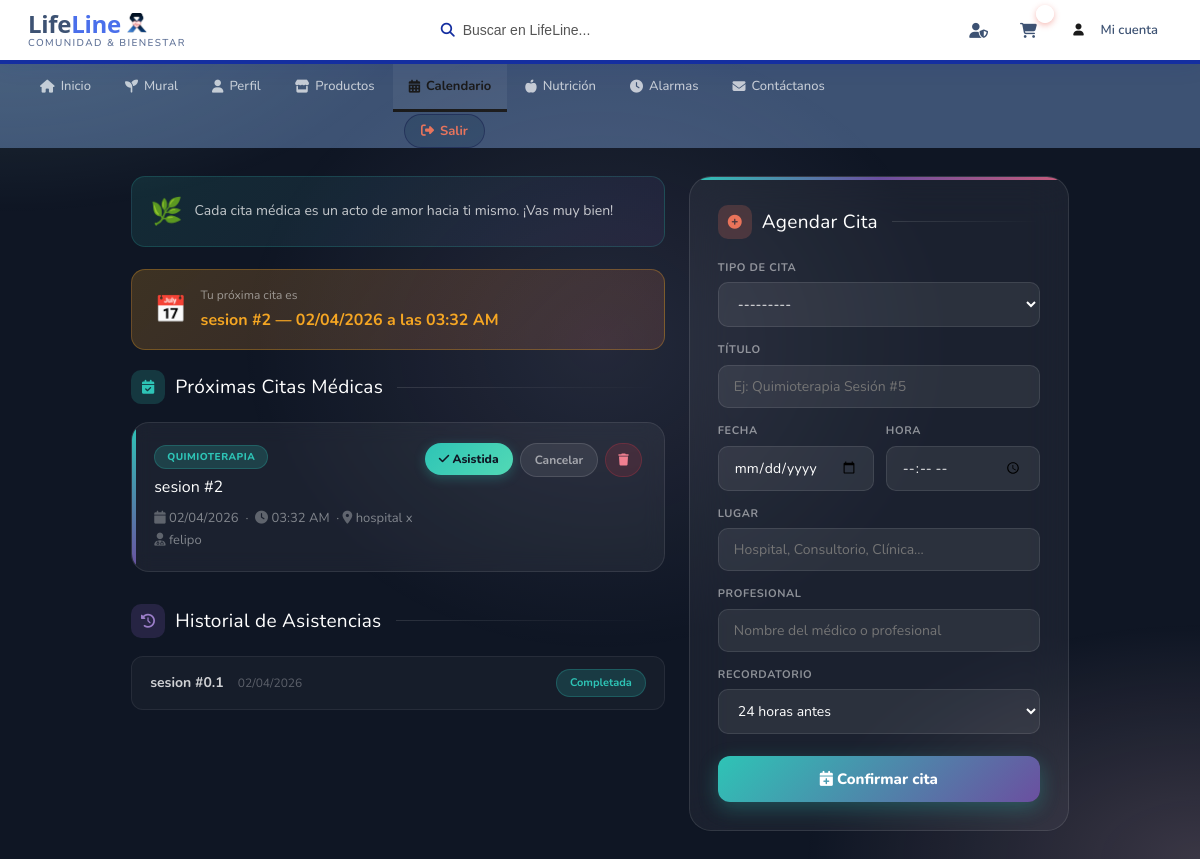
Screenshot of /calendario/ (signed in) with the database file from the repository.
### calendario/models.py (models this page shows, shortened)
class CitaMedica(models.Model):
    TIPO_CHOICES = [
        ('quimioterapia',  'Quimioterapia'),
        ('radioterapia',   'Radioterapia'),
        ('examenes',       'Exámenes de laboratorio'),
        ('nutricion',      'Nutrición'),
        ('psicologia',     'Psicología'),
        ('oncologia',      'Oncología'),
        ('otro',           'Otro'),
    ]
    ESTADO_CHOICES = [
        ('pendiente',   'Pendiente'),
        ('completada',  'Completada'),
        ('cancelada',   'Cancelada'),
    ]
    RECORDATORIO_CHOICES = [
        ('24h',    '24 horas antes'),
        ('2h',     '2 horas antes'),
        ('correo', 'Por correo'),
        ('ninguno','Sin recordatorio'),
    ]
    usuario      = models.ForeignKey(settings.AUTH_USER_MODEL, on_delete=models.CASCADE, related_name='citas')
    tipo         = models.CharField(max_length=20, choices=TIPO_CHOICES, verbose_name='Tipo de cita')
    titulo       = models.CharField(max_length=200, verbose_name='Título / descripción')
    fecha        = models.DateField(verbose_name='Fecha')
    hora         = models.TimeField(verbose_name='Hora')
    lugar        = models.CharField(max_length=200, blank=True, verbose_name='Lugar')
    profesional  = models.CharField(max_length=200, blank=True, verbose_name='Profesional')
    recordatorio = models.CharField(max_length=10, choices=RECORDATORIO_CHOICES, default='24h')
    estado       = models.CharField(max_length=15, choices=ESTADO_CHOICES, default='pendiente')
    fecha_creacion = models.DateTimeField(auto_now_add=True)
    class Meta:
        verbose_name = 'Cita Médica'
        verbose_name_plural = 'Citas Médicas'
        ordering = ['fecha', 'hora']
    def es_proxima(self):
        from datetime import timedelta
        hoy = timezone.now().date()
        return hoy <= self.fecha <= hoy + timedelta(days=7)

### calendario/views.py (the view)
# urls.py: path('',                           views.vista_calendario,      name='calendario'),
@login_required
def vista_calendario(request):
    citas_proximas = CitaMedica.objects.filter(
        usuario=request.user, estado='pendiente'
    ).order_by('fecha', 'hora')
    historial = CitaMedica.objects.filter(
        usuario=request.user, estado__in=['completada', 'cancelada']
    ).order_by('-fecha')[:10]
    if request.method == 'POST':
        formulario = FormularioCita(request.POST)
        if formulario.is_valid():
            cita = formulario.save(commit=False)
            cita.usuario = request.user
            cita.save()
            messages.success(request, f'Cita "{cita.titulo}" agendada para el {cita.fecha}.')
            return redirect('calendario')
        else:
            messages.error(request, 'Corrige los errores del formulario.')
    else:
        formulario = FormularioCita()
    return render(request, 'calendario/calendario.html', {
        'citas_proximas': citas_proximas,
        'historial': historial,
        'formulario': formulario,
    })

### carrito/context_processors.py (called while the page is built)
def carrito_count(request):
    count = 0
    if request.user.is_authenticated:
        try:
            from carrito.models import CarritoItem
            from django.db.models import Sum
            count = CarritoItem.objects.filter(
                usuario=request.user
            ).aggregate(total=Sum('cantidad'))['total'] or 0
        except Exception:
            count = 0
    return {'carrito_count': count}

### templates/calendario/calendario.html (shortened to what this page needs)
{% load static %}
<!DOCTYPE html>
<html lang="es">
<head>
    <link rel="stylesheet" href="https://cdnjs.cloudflare.com/ajax/libs/font-awesome/6.5.1/css/all.min.css">
    <link rel="stylesheet" href="{% static 'css/estilos.css' %}">
</head>
<body>
<header class="header-bar">
  <div class="logo-wrap">
    <div class="logo-text-wrap">
      <div class="logo-title">
        Life<span style="color: #4a6feb;">Line</span>
        <img class="logol" src="{% static 'imagenes/Group 243 (3).png' %}" alt="logo">
      </div>
      <div class="logo-tagline">Comunidad &amp; Bienestar</div>
    </div>
  </div>
  <div class="search-box">
    <i class="fas fa-search"></i>
    <input type="text" placeholder="Buscar en LifeLine...">
  </div>
  <div class="header-right">
    {% if request.user.is_staff or request.user.rol == 'ADMIN' %}
    <a class="hdr-btn admin-btn" href="{% url 'lista_productos' %}" title="Panel de Administración">
      <i class="fas fa-user-shield"></i>
{% endif %}
    <a class="hdr-btn" href="{% url 'ver_carrito' %}" title="Carrito">
      <i class="fas fa-shopping-cart"></i>
      <span class="cart-badge" id="cart-count">0</span>
    </a>
    <div class="user-chip">
      <div class="user-chip-av"><i class="fas fa-user"></i></div>
      <span>{{ usuario.username|default:"Mi cuenta" }}</span>
    </div>
  </div> </header>
<nav class="main-tabs">
  <a href="{% url 'home' %}" ><i class="fas fa-home"></i> Inicio</a>
  <a href="{% url 'mural' %}"><i class="fas fa-seedling"></i> Mural</a>
  <a href="{% url 'perfil' %}"><i class="fas fa-user"></i> Perfil</a>
  <a href="{% url 'tienda' %}"><i class="fas fa-store"></i> Productos</a>
  <a href="{% url 'calendario' %}"class="active"><i class="fas fa-calendar-alt"></i> Calendario</a>
  <a href="{% url 'nutricion' %}"><i class="fas fa-apple-alt"></i> Nutrición</a>
  <a href="{% url 'alarmas' %}"><i class="fas fa-clock"></i> Alarmas</a>
  <a href="{% url 'contactanos' %}"><i class="fas fa-envelope"></i> Contáctanos</a>
  {% if user.is_authenticated %}
        <form method="post" action="{% url 'logout' %}" style="margin:0;">
            <button type="submit" class="btn-logout"><i class="fas fa-sign-out-alt"></i> Salir</button>
        </form>
        {% endif %}
</nav>
<div class="cal-layout cal-wrapper">
    <div>
        <div class="motivational-strip">
            <span style="font-size:26px;">🌿</span>
            <p>Cada cita médica es un acto de amor hacia ti mismo. ¡Vas muy bien!</p>
        </div>
        {% if citas_proximas %}
        <div class="proxima-banner">
            <span class="icon">📅</span>
            <div class="text">
                <p>Tu próxima cita es</p>
                <strong>{{ citas_proximas.0.titulo }} — {{ citas_proximas.0.fecha|date:"d/m/Y" }} a las {{ citas_proximas.0.hora|time:"h:i A" }}</strong>
            </div>
        </div>
        {% endif %}
        <div class="seccion-titulo">
            <span class="s-icon teal"><i class="fas fa-calendar-check"></i></span>
            Próximas Citas Médicas
        </div>
        {% if citas_proximas %}
            {% for cita in citas_proximas %}
            <div class="cita-card {% if cita.es_proxima %}proxima{% endif %}">
                <div>
                    <span class="cita-tipo-badge">{{ cita.get_tipo_display }}</span>
                    <div class="cita-titulo">{{ cita.titulo }}</div>
                    <div class="cita-detalle">
                        <i class="fas fa-calendar"></i> {{ cita.fecha|date:"d/m/Y" }}
                        &nbsp;·&nbsp;
                        <i class="fas fa-clock"></i> {{ cita.hora|time:"h:i A" }}
                        {% if cita.lugar %}&nbsp;·&nbsp;<i class="fas fa-map-marker-alt"></i> {{ cita.lugar }}{% endif %}
                        {% if cita.profesional %}<br><i class="fas fa-user-md"></i> {{ cita.profesional }}{% endif %}
                    </div>
                </div>
                <div class="cita-acciones">
                    <form method="post" action="{% url 'completar_cita' cita.id %}">
                        <button type="submit" class="btn-completar">
                            <i class="fas fa-check"></i> Asistida
                        </button>
                    </form>
                    <form method="post" action="{% url 'cancelar_cita' cita.id %}">
                        <button type="submit" class="btn-cancelar-cita">Cancelar</button>
                    </form>
                    <form method="post" action="{% url 'eliminar_cita' cita.id %}">
                        <button type="submit" class="btn-eliminar-cita"
                                onclick="return confirm('¿Eliminar esta cita?')">
                            <i class="fas fa-trash"></i>
                        </button>
                    </form>
                </div>
            </div>
            {% endfor %}
        {% else %}
            <div class="empty-state">
                <i class="fas fa-calendar-times"></i>
                <p>No tienes citas pendientes. ¡Agenda una nueva!</p>
            </div>
        {% endif %}
        {% if historial %}
        <div class="seccion-titulo" style="margin-top:32px;">
            <span class="s-icon purple"><i class="fas fa-history"></i></span>
            Historial de Asistencias
        </div>
        {% for cita in historial %}
        <div class="hist-item">
            <div>
                <strong>{{ cita.titulo }}</strong>
                <span class="hist-meta">{{ cita.fecha|date:"d/m/Y" }}</span>
            </div>
            <span class="badge-{{ cita.estado }}">{{ cita.get_estado_display }}</span>
        </div>
        {% endfor %}
        {% endif %}
    </div>
    <div>
        <div class="form-card">
            <div class="seccion-titulo" style="margin-bottom:20px;">
                <span class="s-icon coral"><i class="fas fa-plus-circle"></i></span>
                Agendar Cita
            </div>
            <form method="post" action="{% url 'calendario' %}">
                <div class="form-group">
                    <label>Tipo de cita</label>
                    {{ formulario.tipo }}
                </div>
                <div class="form-group">
                    <label>Título</label>
                    {{ formulario.titulo }}
                </div>
                <div class="form-grid-2">
                    <div class="form-group">
                        <label>Fecha</label>
                        {{ formulario.fecha }}
                    </div>
                    <div class="form-group">
                        <label>Hora</label>
                        {{ formulario.hora }}
                    </div>
                </div>
                <div class="form-group">
                    <label>Lugar</label>
                    {{ formulario.lugar }}
                </div>
                <div class="form-group">
                    <label>Profesional</label>
                    {{ formulario.profesional }}
                </div>
                <div class="form-group">
                    <label>Recordatorio</label>
                    {{ formulario.recordatorio }}
                </div>
                <button type="submit" class="btn-agendar">
                    <i class="fas fa-calendar-plus"></i> Confirmar cita
                </button>
            </form>
        </div>
    </div>
</div>
</body>
</html>

### static/css/estilos.css (style rules this page uses)
:root { --color-primary: #3d5273; --color-secondary: #5b6e94; --color-accent: #142ea0; --color-menu-bg: #526eaa; --color-text-dark: #1a1a1a; --color-text-light:#555; --color-bg-light: #f0f2f5; --color-top-bar-bg:linear-gradient(135deg,#040418,#102468); --color-light-blue:#72a4d9; --color-gold: #f1c40f; --border-radius-lg:10px; --border-radius-sm:5px; }
* { box-sizing: border-box; margin: 0; padding: 0; }
body { font-family: 'Outfit', 'Segoe UI', Tahoma, Geneva, Verdana, sans-serif; background: #f7f9fc; color: var(--color-text-dark); line-height: 1.6; min-height: 100vh; display: flex; flex-direction: column; }
a { text-decoration: none; }
.header-bar { background: var(--color-top-bar-bg); border-bottom: 4px solid var(--color-accent); padding: 10px 24px; display: flex; justify-content: space-between; align-items: center; position: sticky; top: 0; z-index: 200; box-shadow: 0 2px 20px rgba(20,46,160,.12); }
.search-box { background: rgba(255,255,255,.12); border-radius: 24px; padding: 8px 16px; display: flex; align-items: center; border: 1.5px solid rgba(255,255,255,.2); width: 260px; transition: border-color .2s; }
.search-box i { color: rgba(255,255,255,.7); font-size: 13px; }
.search-box input { border: none; background: none; outline: none; font-size: 14px; color: white; width: 100%; margin-left: 8px; font-family: inherit; }
.search-box input::placeholder { color: rgba(255,255,255,.5); }
.cart-badge { position: absolute; top: -6px; right: -4px; background: #e74c3c; color: white; border-radius: 50%; width: 18px; height: 18px; font-size: 10px; font-weight: 700; display: flex; align-items: center; justify-content: center; border: 2px solid var(--color-top-bar-bg); font-family: inherit; }
.btn-logout { background: rgba(220,53,69,.12); color: white; border: 1.5px solid rgba(220,53,69,.35); padding: 7px 14px; border-radius: 8px; font-size: 13px; font-weight: 600; cursor: pointer; display: flex; align-items: center; gap: 6px; transition: all .2s ease; font-family: inherit; white-space: nowrap; }
.main-tabs { background-color: #2d3e5f; display: flex; padding: 0 20px; flex-wrap: wrap; overflow-x: auto; }
.main-tabs a { color: rgba(255,255,255,.75); padding: 11px 15px; font-weight: 600; font-size: 13px; border-bottom: 3px solid transparent; transition: background .2s, color .2s, border-color .2s; display: flex; align-items: center; gap: 6px; white-space: nowrap; }
.main-tabs a.active { background: var(--color-menu-bg); color: var(--color-gold); border-bottom-color: var(--color-gold); font-weight: 700; }

### rows the page displays
CitaMedica: titulo "sesion #2", fecha "02/04/2026", hora "03:32 AM", tipo "QUIMIOTERAPIA", lugar "hospital x", profesional "felipo"
CitaMedica: titulo "sesion #0.1", fecha "02/04/2026", estado "Completada"

### other values shown
{{ usuario.username|default:"Mi cuenta" }} "Mi cuenta"
